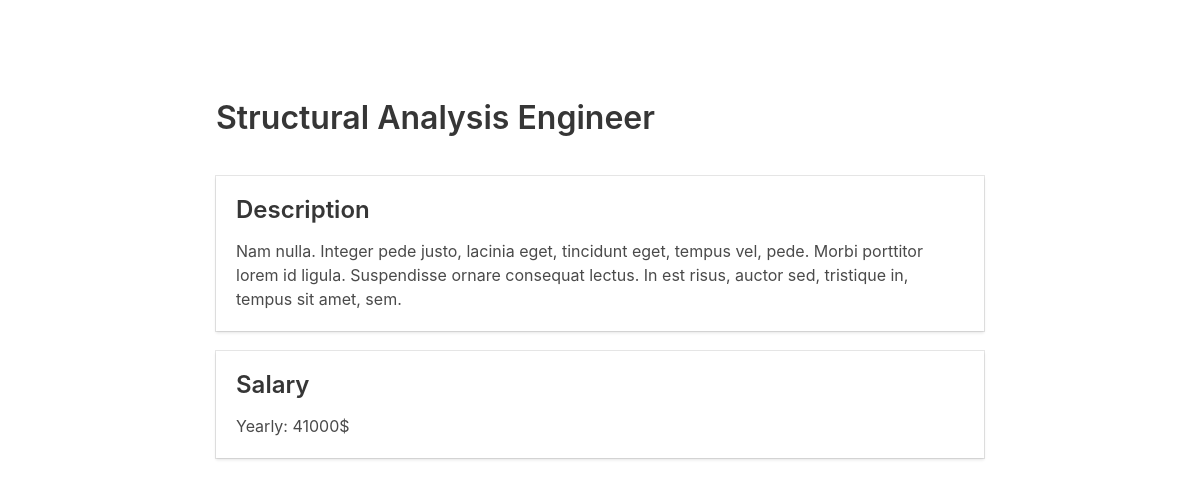
/job/1, run on the app's committed database.
### tables this page shows
CREATE TABLE "job" (
"id" INTEGER PRIMARY KEY AUTOINCREMENT,
"title" VARCHAR,
"description" TEXT,
"salary" VARCHAR,
"employer_id" INTEGER
);

### app.py (the view)
@app.route("/job/<job_id>")
def job(job_id):
    job = execute_sql(sql='SELECT job.id, job.title, job.description, job.salary, employer.id as employer_id, employer.name as employer_name FROM job JOIN employer ON employer.id = job.employer_id WHERE job.id = ?', values=[
                      job_id], single=True)
    return render_template('job.html', job_data=job)

### app.py (called while the page is built)
def open_connection():
    connection = None
    connection = getattr(g, '_connection', None)
    if connection == None:
        connection
        g._connection = sqlite3.connect(PATH)
        connection = g._connection
    connection.row_factory = sqlite3.Row
    return connection

def execute_sql(sql, values: tuple = (), commit: bool = False, single: bool = False):
    connection: sqlite3.Connection = open_connection()
    cursor: sqlite3.Cursor = connection.execute(sql, values)
    if commit:
        results = connection.commit()
        return results
    else:
        results = cursor.fetchone() if single else cursor.fetchall()
    cursor.close()
    return results

@app.teardown_appcontext
def close_connection(exeption):
    connection: sqlite3.Connection | None = getattr(g, '_connection', None)
    if connection != None:
        connection.close()

### templates/job.html
{% extends 'layout.html' %} {% block content %}
<div>
  <h1 style="margin-left: 10%; margin-top: 100px">{{job_data['title']}}</h1>
  <div
    class="container"
    style="
      width: 100%;
      display: Flex;
      flex-direction: row;
      justify-content: center;
      align-items: center;
      margin-top: 40px;
      display: flex;
      flex-direction: column;
      align-items: center;
      gap: 20px
    "
  >
    <div class="card" style="width: 80%; padding: 20px">
      <h3>Description</h3>
      <p>{{job_data['description']}}</p>
    </div>
    <div class="card" style="width: 80%; padding: 20px">
        <h3>Salary</h3>
        <p>Yearly: {{job_data['salary']}}$</p>
      </div>
  </div>
</div>
{% endblock %}

### templates/layout.html (shortened to what this page needs)
{% from '_macros.html' import show_job, show_jobs with context %}
<!doctype html>
<html>
  <head>
    <link rel="stylesheet" type="text/css" href="{{ url_for('static', filename='css/bulma.min.css') }}">
    <link rel="stylesheet" type="text/css" href="{{ url_for('static', filename='css/app.css') }}">
    <link rel="stylesheet" type="text/css" href="https://use.fontawesome.com/releases/v5.2.0/css/all.css">
  </head>
  <body>
    <div class="container top">
      <div class="content">
        {% block content %}
        {% endblock %}
      </div>
    </div>
  </body>
</html>

### static/css/app.css (style rules this page uses)
.top { margin-top: 20px; }

### data on the page
job: title "Structural Analysis Engineer", description "Nam nulla. Integer pede justo, lacinia eget, tincidunt eget, tempus vel, pede. Morbi porttitor lorem id ligula. Suspendisse ornare consequat lectus. In est risus, auctor sed, tristique in, tempus sit amet, sem.", salary "41000"
